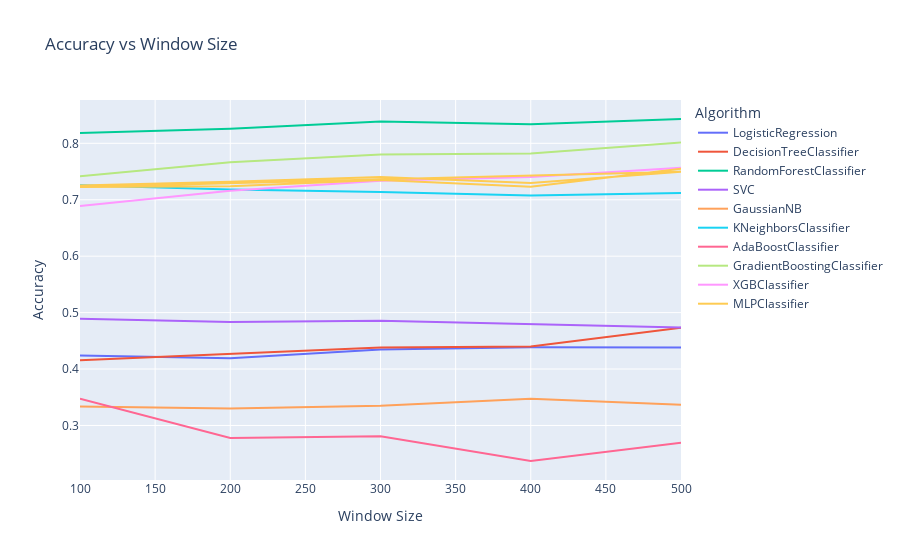

Notebook cell for this chart:
### Code cell
import plotly.express as px
import pandas as pd

# Prepare data as a flat DataFrame
flat_data = [
    {'Algorithm': algo['algorithm'], 'Window Size': entry['window_size'], 'Accuracy': entry['accuracy']}
    for algo in results for entry in algo['results']
]
df = pd.DataFrame(flat_data)

# Create an interactive line plot
fig = px.line(df, x='Window Size', y='Accuracy', color='Algorithm', title='Accuracy vs Window Size')
fig.show()
fig.write_html('accuracy.html')

### Figure 1 — Plotly figure (JSON) as saved in the notebook; plotly's stock layout.template omitted (floating-point values rounded to 4 significant figures)
{"data": [{"hovertemplate": "Algorithm=LogisticRegression<br>Window Size=%{x}<br>Accuracy=%{y}<extra></extra>", "legendgroup": "LogisticRegression", "line": {"color": "#636efa", "dash": "solid"}, "marker": {"symbol": "circle"}, "mode": "lines", "name": "LogisticRegression", "orientation": "v", "showlegend": true, "type": "scatter", "x": [100, 200, 300, 400, 500], "xaxis": "x", "y": [0.424, 0.4192, 0.4346, 0.4384, 0.4384], "yaxis": "y"}, {"hovertemplate": "Algorithm=DecisionTreeClassifier<br>Window Size=%{x}<br>Accuracy=%{y}<extra></extra>", "legendgroup": "DecisionTreeClassifier", "line": {"color": "#EF553B", "dash": "solid"}, "marker": {"symbol": "circle"}, "mode": "lines", "name": "DecisionTreeClassifier", "orientation": "v", "showlegend": true, "type": "scatter", "x": [100, 200, 300, 400, 500], "xaxis": "x", "y": [0.4158, 0.4271, 0.4383, 0.4401, 0.4734], "yaxis": "y"}, {"hovertemplate": "Algorithm=RandomForestClassifier<br>Window Size=%{x}<br>Accuracy=%{y}<extra></extra>", "legendgroup": "RandomForestClassifier", "line": {"color": "#00cc96", "dash": "solid"}, "marker": {"symbol": "circle"}, "mode": "lines", "name": "RandomForestClassifier", "orientation": "v", "showlegend": true, "type": "scatter", "x": [100, 200, 300, 400, 500], "xaxis": "x", "y": [0.8184, 0.826, 0.8387, 0.8337, 0.8431], "yaxis": "y"}, {"hovertemplate": "Algorithm=SVC<br>Window Size=%{x}<br>Accuracy=%{y}<extra></extra>", "legendgroup": "SVC", "line": {"color": "#ab63fa", "dash": "solid"}, "marker": {"symbol": "circle"}, "mode": "lines", "name": "SVC", "orientation": "v", "showlegend": true, "type": "scatter", "x": [100, 200, 300, 400, 500], "xaxis": "x", "y": [0.4893, 0.4833, 0.4858, 0.4789, 0.4734], "yaxis": "y"}, {"hovertemplate": "Algorithm=GaussianNB<br>Window Size=%{x}<br>Accuracy=%{y}<extra></extra>", "legendgroup": "GaussianNB", "line": {"color": "#FFA15A", "dash": "solid"}, "marker": {"symbol": "circle"}, "mode": "lines", "name": "GaussianNB", "orientation": "v", "showlegend": true, "type": "scatter", "x": [100, 200, 300, 400, 500], "xaxis": "x", "y": [0.3336, 0.3302, 0.3351, 0.3472, 0.3367], "yaxis": "y"}, {"hovertemplate": "Algorithm=KNeighborsClassifier<br>Window Size=%{x}<br>Accuracy=%{y}<extra></extra>", "legendgroup": "KNeighborsClassifier", "line": {"color": "#19d3f3", "dash": "solid"}, "marker": {"symbol": "circle"}, "mode": "lines", "name": "KNeighborsClassifier", "orientation": "v", "showlegend": true, "type": "scatter", "x": [100, 200, 300, 400, 500], "xaxis": "x", "y": [0.7258, 0.7182, 0.7136, 0.7073, 0.7118], "yaxis": "y"}, {"hovertemplate": "Algorithm=AdaBoostClassifier<br>Window Size=%{x}<br>Accuracy=%{y}<extra></extra>", "legendgroup": "AdaBoostClassifier", "line": {"color": "#FF6692", "dash": "solid"}, "marker": {"symbol": "circle"}, "mode": "lines", "name": "AdaBoostClassifier", "orientation": "v", "showlegend": true, "type": "scatter", "x": [100, 200, 300, 400, 500], "xaxis": "x", "y": [0.3476, 0.2778, 0.2811, 0.237, 0.2694], "yaxis": "y"}, {"hovertemplate": "Algorithm=GradientBoostingClassifier<br>Window Size=%{x}<br>Accuracy=%{y}<extra></extra>", "legendgroup": "GradientBoostingClassifier", "line": {"color": "#B6E880", "dash": "solid"}, "marker": {"symbol": "circle"}, "mode": "lines", "name": "GradientBoostingClassifier", "orientation": "v", "showlegend": true, "type": "scatter", "x": [100, 200, 300, 400, 500], "xaxis": "x", "y": [0.7417, 0.7665, 0.7803, 0.7819, 0.8013], "yaxis": "y"}, {"hovertemplate": "Algorithm=XGBClassifier<br>Window Size=%{x}<br>Accuracy=%{y}<extra></extra>", "legendgroup": "XGBClassifier", "line": {"color": "#FF97FF", "dash": "solid"}, "marker": {"symbol": "circle"}, "mode": "lines", "name": "XGBClassifier", "orientation": "v", "showlegend": true, "type": "scatter", "x": [100, 200, 300, 400, 500], "xaxis": "x", "y": [0.6888, 0.716, 0.7335, 0.7403, 0.7569], "yaxis": "y"}, {"hovertemplate": "Algorithm=MLPClassifier<br>Window Size=%{x}<br>Accuracy=%{y}<extra></extra>", "legendgroup": "MLPClassifier", "line": {"color": "#FECB52", "dash": "solid"}, "marker": {"symbol": "circle"}, "mode": "lines", "name": "MLPClassifier", "orientation": "v", "showlegend": true, "type": "scatter", "x": [100, 200, 300, 400, 500, 100, 200, 300, 400, 500], "xaxis": "x", "y": [0.7254, 0.732, 0.7405, 0.7295, 0.7495, 0.7225, 0.7241, 0.7352, 0.723, 0.7549], "yaxis": "y"}], "layout": {"legend": {"title": {"text": "Algorithm"}, "tracegroupgap": 0}, "title": {"text": "Accuracy vs Window Size"}, "xaxis": {"anchor": "y", "domain": [0, 1], "title": {"text": "Window Size"}}, "yaxis": {"anchor": "x", "domain": [0, 1], "title": {"text": "Accuracy"}}}}
